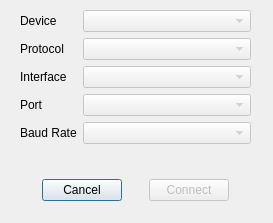
<?xml version="1.0" encoding="UTF-8"?>
<ui version="4.0">
 <class>OpenEposDialog</class>
 <widget class="QDialog" name="OpenEposDialog">
  <property name="geometry">
   <rect>
    <x>0</x>
    <y>0</y>
    <width>273</width>
    <height>223</height>
   </rect>
  </property>
  <property name="sizePolicy">
   <sizepolicy hsizetype="Fixed" vsizetype="Fixed">
    <horstretch>0</horstretch>
    <verstretch>0</verstretch>
   </sizepolicy>
  </property>
  <property name="windowTitle">
   <string>Open EPOS device</string>
  </property>
  <property name="windowIcon">
   <iconset resource="resources.qrc">
    <normaloff>:/Remote-Robot-App.ico</normaloff>:/Remote-Robot-App.ico</iconset>
  </property>
  <widget class="QWidget" name="formLayoutWidget">
   <property name="geometry">
    <rect>
     <x>20</x>
     <y>10</y>
     <width>231</width>
     <height>151</height>
    </rect>
   </property>
   <layout class="QFormLayout" name="fl_open_device">
    <item row="0" column="0">
     <widget class="QLabel" name="l_device_name_statictext">
      <property name="text">
       <string>Device</string>
      </property>
     </widget>
    </item>
    <item row="2" column="0">
     <widget class="QLabel" name="l_interface_name_statictext">
      <property name="text">
       <string>Interface</string>
      </property>
     </widget>
    </item>
    <item row="3" column="0">
     <widget class="QLabel" name="l_port_name_statictext">
      <property name="text">
       <string>Port</string>
      </property>
     </widget>
    </item>
    <item row="0" column="1">
     <widget class="QComboBox" name="cb_device_name">
      <property name="enabled">
       <bool>false</bool>
      </property>
      <property name="sizeAdjustPolicy">
       <enum>QComboBox::AdjustToContents</enum>
      </property>
     </widget>
    </item>
    <item row="1" column="1">
     <widget class="QComboBox" name="cb_protocol_name">
      <property name="enabled">
       <bool>false</bool>
      </property>
      <property name="sizeAdjustPolicy">
       <enum>QComboBox::AdjustToContents</enum>
      </property>
     </widget>
    </item>
    <item row="2" column="1">
     <widget class="QComboBox" name="cb_interface_name">
      <property name="enabled">
       <bool>false</bool>
      </property>
      <property name="sizeAdjustPolicy">
       <enum>QComboBox::AdjustToContents</enum>
      </property>
     </widget>
    </item>
    <item row="3" column="1">
     <widget class="QComboBox" name="cb_port_name">
      <property name="enabled">
       <bool>false</bool>
      </property>
      <property name="sizeAdjustPolicy">
       <enum>QComboBox::AdjustToContents</enum>
      </property>
     </widget>
    </item>
    <item row="1" column="0">
     <widget class="QLabel" name="l_protocol_name_statictext">
      <property name="text">
       <string>Protocol</string>
      </property>
     </widget>
    </item>
    <item row="4" column="0">
     <widget class="QLabel" name="l_baud_rate_statictext">
      <property name="text">
       <string>Baud Rate</string>
      </property>
     </widget>
    </item>
    <item row="4" column="1">
     <widget class="QComboBox" name="cb_baud_rate">
      <property name="enabled">
       <bool>false</bool>
      </property>
      <property name="sizeAdjustPolicy">
       <enum>QComboBox::AdjustToContents</enum>
      </property>
     </widget>
    </item>
   </layout>
  </widget>
  <widget class="QWidget" name="horizontalLayoutWidget">
   <property name="geometry">
    <rect>
     <x>20</x>
     <y>170</y>
     <width>231</width>
     <height>41</height>
    </rect>
   </property>
   <layout class="QHBoxLayout" name="horizontalLayout">
    <item>
     <spacer name="hs_pb1">
      <property name="orientation">
       <enum>Qt::Horizontal</enum>
      </property>
      <property name="sizeHint" stdset="0">
       <size>
        <width>40</width>
        <height>20</height>
       </size>
      </property>
     </spacer>
    </item>
    <item>
     <widget class="QPushButton" name="pb_cancel">
      <property name="text">
       <string>Cancel</string>
      </property>
      <property name="icon">
       <iconset theme="window-close">
        <normaloff>.</normaloff>.</iconset>
      </property>
     </widget>
    </item>
    <item>
     <spacer name="hs_pb2">
      <property name="orientation">
       <enum>Qt::Horizontal</enum>
      </property>
      <property name="sizeHint" stdset="0">
       <size>
        <width>40</width>
        <height>20</height>
       </size>
      </property>
     </spacer>
    </item>
    <item>
     <widget class="QPushButton" name="pb_connect">
      <property name="enabled">
       <bool>false</bool>
      </property>
      <property name="text">
       <string>Connect</string>
      </property>
      <property name="icon">
       <iconset theme="list-add">
        <normaloff>.</normaloff>.</iconset>
      </property>
     </widget>
    </item>
    <item>
     <spacer name="hs_pb3">
      <property name="orientation">
       <enum>Qt::Horizontal</enum>
      </property>
      <property name="sizeHint" stdset="0">
       <size>
        <width>40</width>
        <height>20</height>
       </size>
      </property>
     </spacer>
    </item>
   </layout>
  </widget>
 </widget>
 <resources>
  <include location="resources.qrc"/>
 </resources>
 <connections/>
</ui>
